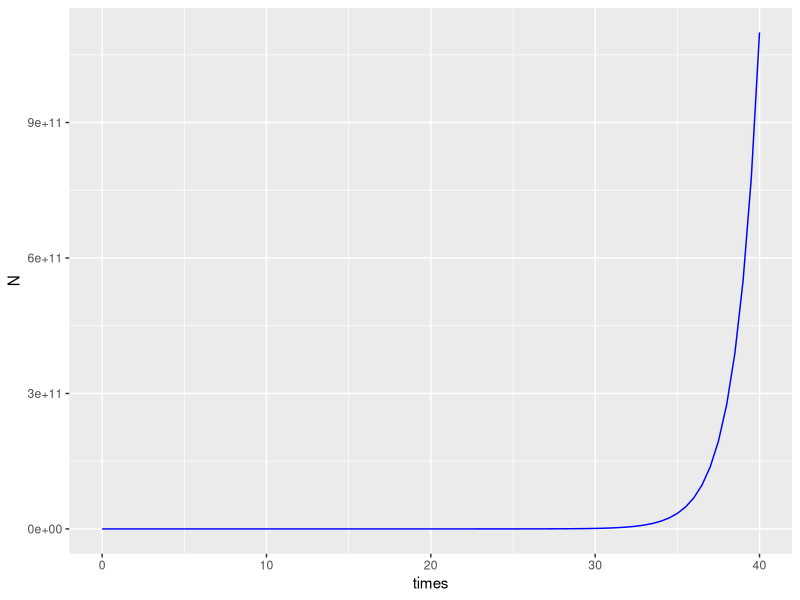
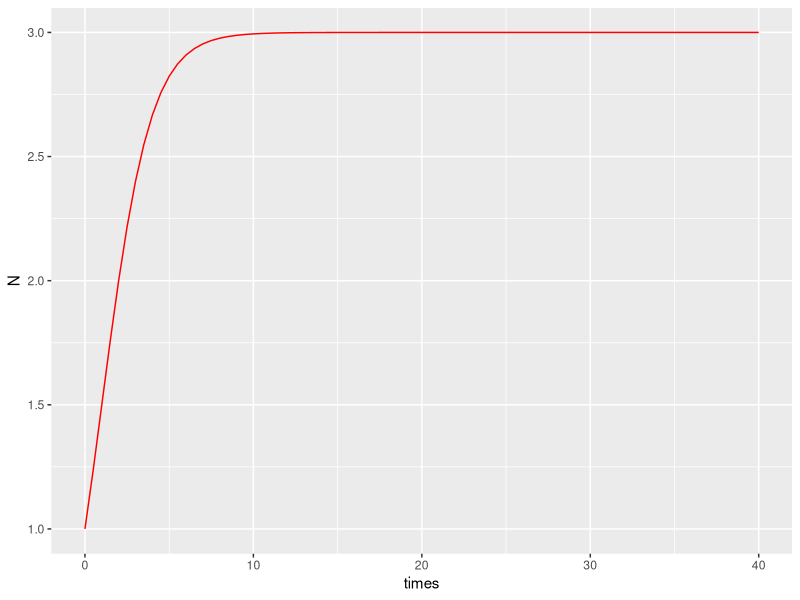
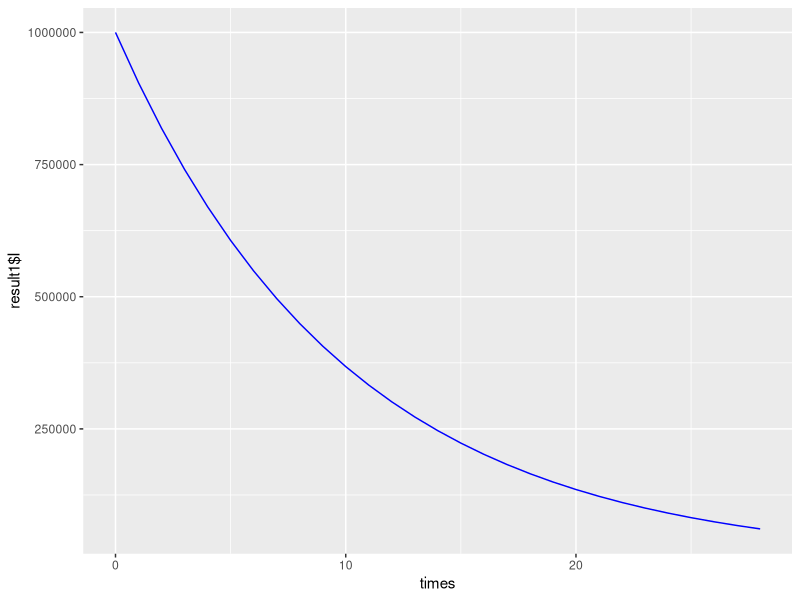
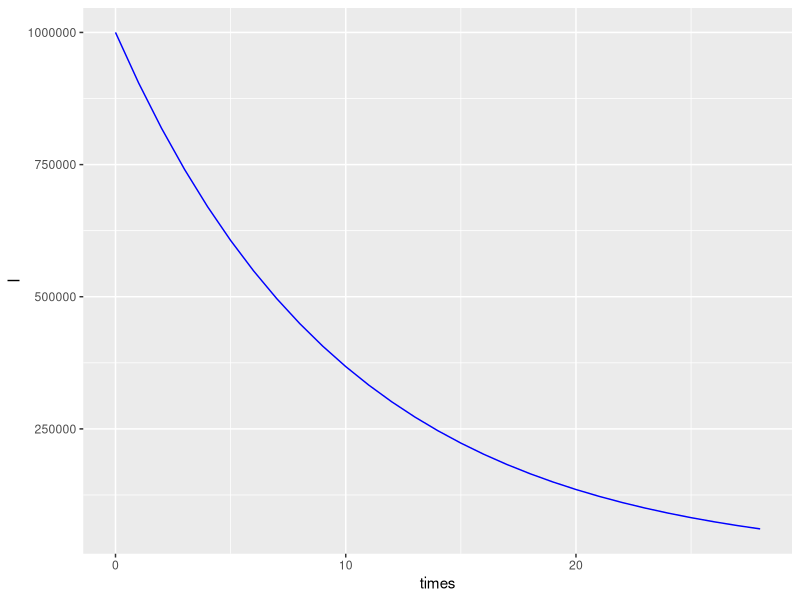
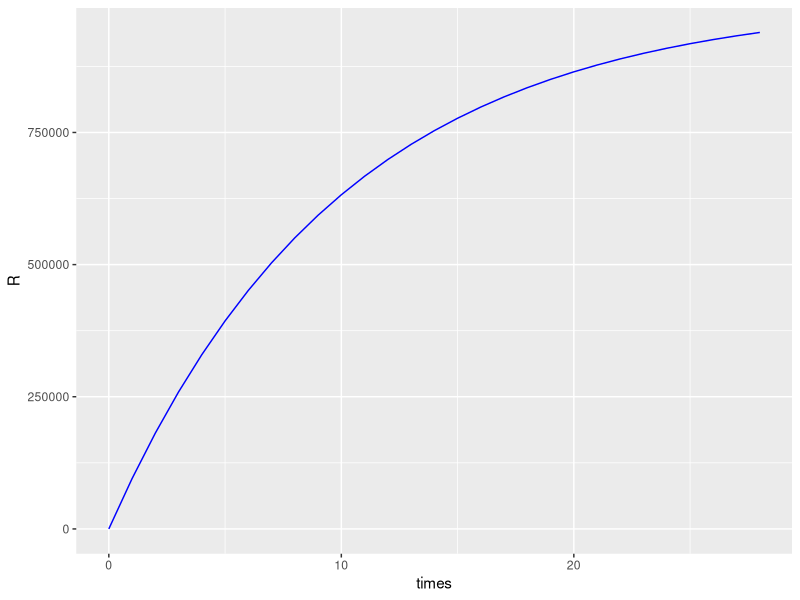
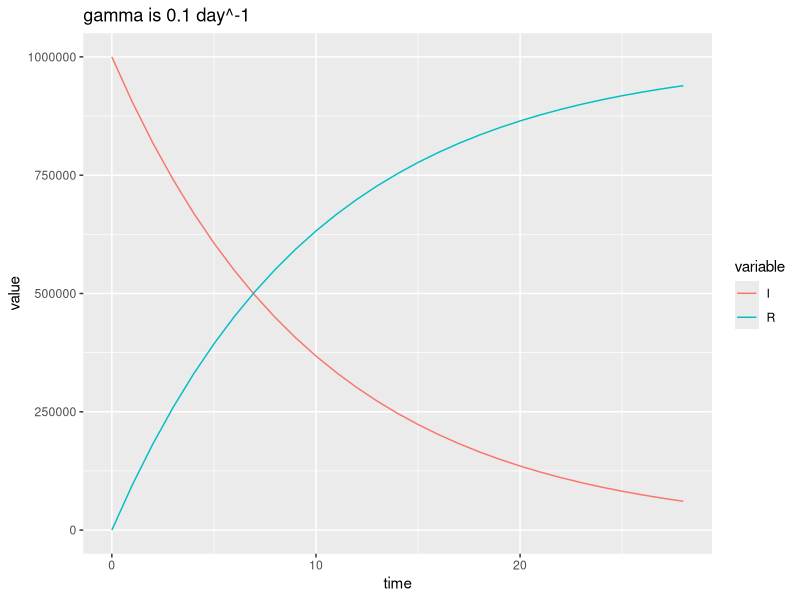
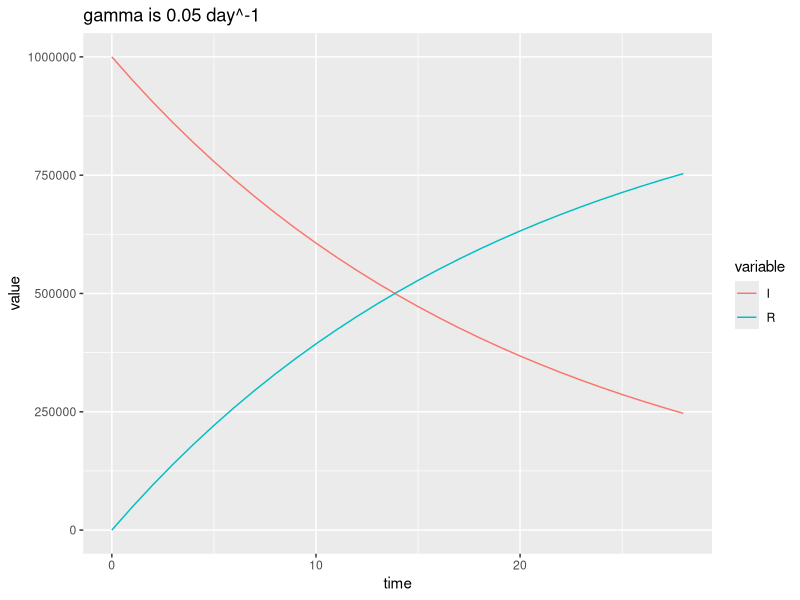

Generate these figures, in order, with R: (Note: this script raises an error after producing the figures.)
## Solving Differential equations in R
# N is the state variable, and alpha is the parameter
library(deSolve)
library(ggplot2)
library(reshape2)

## To solve differential eqn using ode() in the deSolve package
state_variables<-c(N=1)
times<- seq(0,40,by=0.5)
parameter<-c(alpha=log(2))
expo_func<-function(time,state,parameter){
  N<-state['N']
  dN<-parameter['alpha']*N
  return(list(c(dN)))
}
result<-ode(y=state_variables,times=times,func=expo_func,parms=parameter)
head(data.frame(result))



# Plot some graphs
result<-as.data.frame(result)
ggplot(result,aes(x=times,y=N))+geom_line(colour="blue")




# More realistic Logistic Growth
state_variables<-c(N=1)
times<-seq(0,40,by=0.5)
parameters<-c("alpha","K")
logistic_function<-function(time,state,parameter){
  N<-state['N']
  dN<-parameters['alpha']*N*(1-{N/(parameters['K'])})
  return(list(c(dN)))
}
parameters<-c(alpha=log(2),K=3)
return<-ode(y=state_variables,times=times,func=logistic_function,parms=parameters)
result_logistic<-as.data.frame(return)
head(result)



#Plot the logistic graph
ggplot(result_logistic,aes(x=times,y=N))+geom_line(colour="red")




## Modelling an infected cohort
library(deSolve)
library(ggplot2)
library(reshape2)

initial_no_infected<-1000000
initial_no_recovered<-0
recovery_rate<-1/10
follow_up_time<-28

state_variables1<-c(I=initial_no_infected,R=initial_no_recovered)
times<-seq(from=0,to=follow_up_time,by=1)
parameters<-c(gamma=recovery_rate)

cohort_model<-function(time,state,parameter){
  with(as.list(c(state,parameters)),{
    dI=(-1)*gamma*I
    dR= gamma*I
    return(list(c(dI,dR)))
  })
}

result1<-as.data.frame(ode(y=state_variables1,times=times,func=cohort_model,parms=parameters))
result1

ggplot(result1,aes(x=times,y=result1$I))+geom_line(colour="blue")
ggplot(result1,aes(x=times,y=I))+geom_line(colour="blue")
ggplot(result1,aes(x=times,y=R))+geom_line(colour="blue")



## To get both I and R in the same graph
result1_long<-melt(as.data.frame(result1),id="time")
result1_long
ggplot(result1_long,aes(x=time,y=value,colour=variable,group=variable))+geom_line()+labs(title="gamma is 0.1 day^-1",xlab="Times in days",ylab="Number of people")




## Observe the shape of the plot with different values of gamma
initial_no_infected<-1000000
initial_no_recovered<-0
recovery_rate<-1/20
follow_up_time<-28

state_variables1<-c(I=initial_no_infected,R=initial_no_recovered)
times<-seq(from=0,to=follow_up_time,by=1)
parameters<-c(gamma=recovery_rate)

cohort_model2<-function(time,state,parameter){
  with(as.list(c(state,parameters)),{
    dI=(-1)*gamma*I
    dR= gamma*I
    return(list(c(dI,dR)))
  })
}

result2<-as.data.frame(ode(y=state_variables1,times=times,func=cohort_model2,parms=parameters))
result2_long<-melt(as.data.frame(result2),id="time")
result1_long
ggplot(result2_long,aes(x=time,y=value,colour=variable,group=variable))+geom_line()+labs(title="gamma is 0.05 day^-1",xlab="Times in days",ylab="Number of people")




## Competing Risk Model
#Load the packages
initial_no_infected<-1000000
initial_no_recovered<-0
initial_no_dead<-0

recovery_rate<-0.1
mortality_rate<-0.2
follow_up_time<-28

state_variables3<-c(I=initial_no_infected,R=initial_no_recovered,M=initial_no_dead)
times<-seq(from=0,to=follow_up_time,by=1)
parameters3<-c(gamma=recovery_rate,mu=mortality_rate)

cohort_model3<-function(time,state,parameter){
  with(as.list(c(state,parameters)),{
    dI=(-1)*(mu+gamma)*I
    dR= gamma*I
    dM= mu*I
    return(list(c(dI,dR,dM)))
  })
}

result3<-as.data.frame(ode(y=state_variables3,times=times,func=cohort_model3,parms=parameters3))
result3

result3_long<-melt(as.data.frame(result3),id="time")
ggplot(result3_long,aes(x=time,y=value,colour=variable,group=variable))+geom_line()+labs(title="gamma is 0.1 day^-1 and mu is 0.2 day^-1",xlab="Times in days",ylab="Number of people")


## Case fatality is 50% i.e. mu=gamma=0.1
initial_no_infected<-1000000
initial_no_recovered<-0
initial_no_dead<-0

recovery_rate1<-0.1
mortality_rate1<-0.1
follow_up_time<-28

state_variables3<-c(I=initial_no_infected,R=initial_no_recovered,M=initial_no_dead)
times<-seq(from=0,to=follow_up_time,by=1)
parameters3<-c(gamma=recovery_rate1,mu=mortality_rate1)

cohort_model3_new<-function(time,state,parameter){
  with(as.list(c(state,parameters)),{
    dI=(-1)*(mu+gamma)*I
    dR= gamma*I
    dM= mu*I
    return(list(c(dI,dR,dM)))
  })
}

result3_new<-as.data.frame(ode(y=state_variables3,times=times,func=cohort_model3_new,parms=parameters3))
result3_new

result3_long<-melt(as.data.frame(result3),id="time")
ggplot(result3_long,aes(x=time,y=value,colour=variable,group=variable))+geom_line()+labs(title="gamma is 0.1 day^-1 and mu is 0.2 day^-1",xlab="Times in days",ylab="Number of people")








## S-I-R Model
initial_no_suseptible<-99999
initial_no_infected<-1
initial_no_recovered<-0
follow_up_time<-60
force_of_infection<-0.2
rate_of_recovery<-0.1

state_variables_SIR<-c(I=initial_no_infected,R=initial_no_recovered,S=initial_no_suseptible)
times_SIR<-seq(from=0,to=follow_up_time,by=1)
parameters_SIR<-c(lambda=force_of_infection,gamma=rate_of_recovery)

SIR_model<-function(time,state,parameter){
  with(as.list(c(state,parameters)),{
    dS=(-1)*lambda*S
    dI=(lambda*S)-(gamma*I)
    dR=gamma*I
    return(list(c(dS,dI,dR)))
  })
}

result_SIR<-as.data.frame(ode(y=state_variables_SIR,times=times_SIR,func=SIR_model,parms=parameters_SIR))



## S-I-R model with varying value of lamba
state_var<-c(S=999999,I=1,R=0)
times<-seq(from=0,to=60,by=1)
parameters_new<-c(gamma=0.1,beta=1)

model_new<-function(state,time,parameter){
  with(as.list(c(state,parameters)),{
    N=S+I+R
    lambda <- beta * I/N
    dS=(-1)*lambda*S
    dI <- lambda * S - gamma * I
    dR=gamma*I
    return(list(c(dS,dI,dR)))
  })
}
 
result_new<-as.data.frame(ode(y=state_var,
                              times=times,
                              func=model_new,
                              parms=model_new))

## Building model with beta and gamma value
library(deSolve)
library(reshape2)
library(ggplot2)

initial_state_values <- c(S = 1000000-1,I=1,R=0)
parameters <- c(beta = 0.5,gamma = 0.25)
times <- seq(from = 0, to = 100, by = 1)
sir_model <- function(time, state, parameters) {  
  with(as.list(c(state, parameters)), { 
    N <- S+I+R
    lambda <- beta * I/N
    dS <- -lambda * S
    dI <- lambda * S - gamma * I
    dR <- gamma * I
    return(list(c(dS, dI, dR))) 
  })
  
}

output <- as.data.frame(ode(y = initial_state_values, 
                            times = times, 
                            func = sir_model,
                            parms = parameters))
output
output_long <- melt(as.data.frame(output), id = "time")    
output_long

ggplot(data = output_long,aes(x = time, y = value, colour = variable, group = variable))+geom_line()

# Where the infection reaches maximum value
output_long_1<-output_long[102:202,]
output_long_1
which.max(output_long_1$value)

# To find out the proportional value
output_prop<-output$S/sum(initial_state_values)
output_prop

output <- as.data.frame(ode(y = initial_state_values, 
                            times = times, 
                            func = sir_model,
                            parms = parameters),output$S/sum(initial_state_values))
output


## Simulating effective reproduction number(Reff)
initial_state_values <- c(S = 1000000-1,I=1,R=0)
parameters <- c(beta = 0.5,gamma = 0.25)
times <- seq(from = 0, to = 100, by = 1)
sir_model <- function(time, state, parameters) {  
  with(as.list(c(state, parameters)), { 
    N <- S+I+R
    lambda <- beta * I/N
    dS <- -lambda * S
    dI <- lambda * S - gamma * I
    dR <- gamma * I
    return(list(c(dS, dI, dR))) 
  })
  
}

output <- as.data.frame(ode(y = initial_state_values, 
                            times = times, 
                            func = sir_model,
                            parms = parameters))
output_long <- melt(as.data.frame(output), id = "time")    
ggplot(data = output_long,aes(x = time, y = value, colour = variable, group = variable))+geom_line()

beta = 0.5
gamma = 0.25
R0<-beta/gamma
R0

output_reff<-R0*output$S/1000000
output_reff

times <- seq(from = 0, to = 100, by = 1)
data_reff<-as.data.frame(cbind(times,output_reff))

# Plot Reff with time
ggplot(data=data_reff,aes(x=times,y=output_reff))+geom_line()
plot(times,output_reff,type = "l", main = "Reff with time",xlab = "Times",ylab = "Reff",col="red")



## Modelling population turnover
library(deSolve)
library(reshape2)
library(ggplot2)

initial_state_values <- c(S = 999999, I=1,R=0)
parameters <- c(beta = 0.4*365,      
                gamma = 0.2*365,     
                mu = 1/70,          
                b = 1/70) 
times <- seq(from = 0, to = 400, by = 2)
sir_model <- function(time, state, parameters) {
  with(as.list(c(state, parameters)), {
    N <- S+I+R
    lambda <- beta * I/N
    dS <- -lambda * S - mu * S + b * N            
    dI <- lambda * S - gamma * I  - mu * I           
    dR <- gamma * I - mu * R               
    return(list(c(dS, dI, dR))) 
  })
  
}


output <- as.data.frame(ode(y = initial_state_values, 
                            times = times, 
                            func = sir_model,
                            parms = parameters))


ggplot(data = output,aes(x = time, y = I)) +geom_line() + xlab("Time (years)")+ylab("Number of infected people")+xlim(c(0,1)) 

output_long <- melt(as.data.frame(output), id = "time")
output_long$proportion <- output_long$value/sum(initial_state_values)
ggplot(data = output_long,aes(x = time, y = proportion, colour = variable, group = variable)) +
  geom_line() +xlab("Time (years)")+  ylab("Prevalence (proportion)") +  labs(colour = "Compartment",title = "Prevalence of susceptible, infected and recovered people over time")



# Same model for 1 year
initial_state_values <- c(S = 1000000-1,I = 1,R = 0)
parameters <- c(beta = 0.4,gamma = 0.2,mu = 1/28,b = 1/28)
times <- seq(from = 0, to = 365, by = 1)
sir_model <- function(time, state, parameters) { 
  with(as.list(c(state, parameters)), {
    N <- S+I+R
    lambda <- beta * I/N
    dS <- -lambda * S - mu * S + b * N            
    dI <- lambda * S - gamma * I  - mu * I           
    dR <- gamma * I - mu * R               
    return(list(c(dS, dI, dR))) 
  })
  
}

output_1year <- as.data.frame(ode(y = initial_state_values, 
                                 times = times, 
                                 func = sir_model,
                                 parms = parameters))
output_1year_long <- melt(as.data.frame(output_1year), id = "time")
output_1year_long$prevalence <- output_1year_long$value/sum(initial_state_values)

ggplot(data = output_1year_long,
       aes(x = time, y = prevalence, colour = variable, group = variable)) +
  geom_line() +
  xlab("Time (days)")+
  ylab("Prevalence (proportion)") +
  labs(colour = "Compartment",title = "Prevalence of infection, susceptibility and recovery over time")



## Effect of vaccination
p<-1/2
N=1000000
initial_state_values <- c(S = 999999*1/2,I = 1,R = 999999*1/2)
parameters <- c(beta = 0.4,gamma = 0.1)
times <- seq(from = 0, to = 2*365, by = 1)
sir_model <- function(time, state, parameters) { 
  with(as.list(c(state, parameters)), {
    N <- S+I+R
    lambda <- beta * I/N
    dS <- -lambda * S             
    dI <- lambda * S - gamma * I             
    dR <- gamma * I                
    return(list(c(dS, dI, dR))) 
  })
  
}

output_vacc <- as.data.frame(ode(y = initial_state_values, 
                                  times = times, 
                                  func = sir_model,
                                  parms = parameters))
output_vacc_long <- melt(as.data.frame(output_vacc), id = "time")
output_vacc_long$prevalence <- as.data.frame(output_vacc_long$value/sum(initial_state_values))


# Plot the curve
ggplot(data = output_vacc_long$prevalence, 
       aes(x = time, y = prevalence, colour = variable, group = variable)) +
  geom_line() +   
  xlab("Time (days)")+ 
  ylab("Prevalence (proportion)") +
  labs(colour = "Compartment",
       title = "Prevalence of infection, susceptibility and recovery over time")








































  
  
  
  
  
